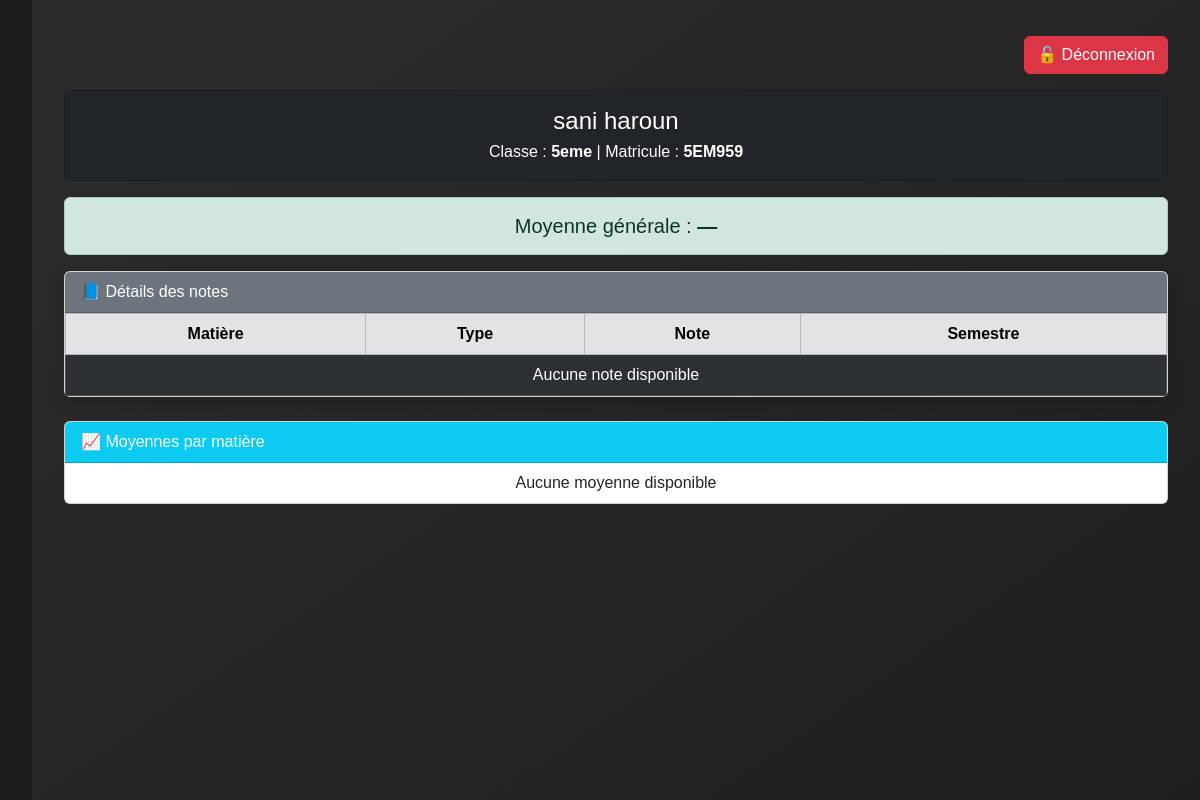
The page /mes-notes/ (signed in) on the database as committed earlier.
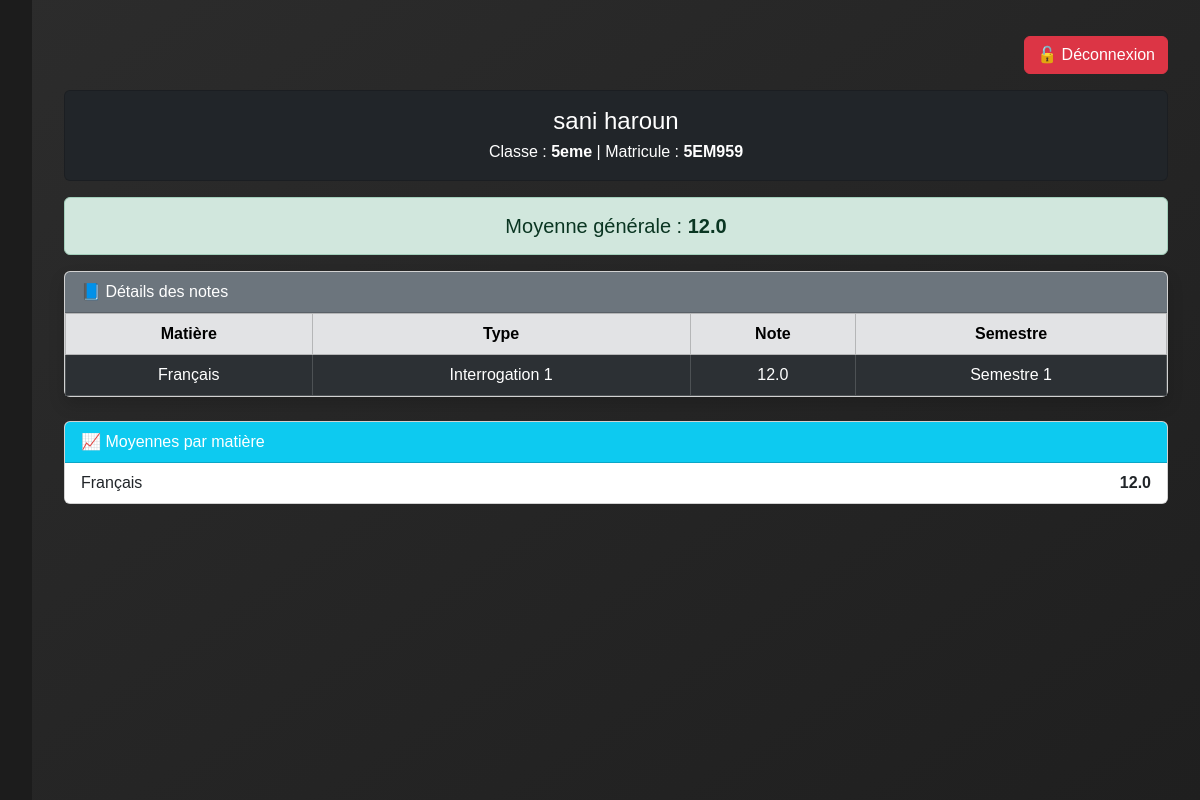
The same page on the database as committed later.
### core/models.py (models this page shows, shortened)
class Eleve(models.Model):
    user = models.OneToOneField(User, on_delete=models.CASCADE, null=True, blank=True)
    nom = models.CharField(max_length=50)
    prenom = models.CharField(max_length=50)
    date_naissance = models.DateField()
    lieu_naissance = models.CharField(max_length=100)
    telephone = models.CharField(max_length=20, blank=True, null=True)
    photo = models.ImageField(upload_to='eleves/', blank=True, null=True)
    classe = models.ForeignKey('Classe', on_delete=models.CASCADE)
    matricule = models.CharField(max_length=20, unique=True)
    def moyenne_matiere(self, matiere):
        notes = self.notes.filter(matiere=matiere)
        if not notes.exists():
            return None
        total = sum(note.valeur for note in notes)
        return round(total / notes.count(), 2)
    def moyenne_generale(self):
        notes = self.notes.all()
        if not notes.exists():
            return None
        total = 0
        total_coef = 0
        for note in notes:
            coef = note.matiere.coefficient
            total += note.valeur * coef
            total_coef += coef
        if total_coef == 0:
            return None
        return round(total / total_coef, 2)

class Classe(models.Model):
    NIVEAUX = (
        ('college', 'Collège'),
        ('lycee', 'Lycée'),
    )
    nom = models.CharField(max_length=50)
    niveau = models.CharField(max_length=10, choices=NIVEAUX)

class Note(models.Model):
    TYPE_NOTE_CHOICES = [
        ('I1', 'Interrogation 1'),
        ('I2', 'Interrogation 2'),
        ('I3', 'Interrogation 3'),
        ('D1', 'Devoir 1'),
        ('D2', 'Devoir 2'),
        ('D3', 'Devoir 3'),
        ('C',  'Composition'),
    ]
    SEMESTRE_CHOICES = [
        (1, 'Semestre 1'),
        (2, 'Semestre 2'),
    ]
    eleve = models.ForeignKey(Eleve, on_delete=models.CASCADE, related_name='notes')
    matiere = models.ForeignKey(Matiere, on_delete=models.CASCADE)
    type_note = models.CharField(max_length=2, choices=TYPE_NOTE_CHOICES)
    valeur = models.FloatField()
    semestre = models.IntegerField(choices=SEMESTRE_CHOICES)

class Matiere(models.Model):
    NOM_MATIERES = (
        ('francais', 'Français'),
        ('anglais', 'Anglais'),
        ('hg', 'Histoire/Géo'),
        ('maths', 'Maths'),
        ('pc', 'Physique/Chimie'),
        ('svt', 'SVT'),
        ('ef', 'Education Française'),
        ('eps', 'EPS'),
        ('conduite', 'Conduite'),
    )
    nom = models.CharField(max_length=20, choices=NOM_MATIERES)
    coefficient = models.FloatField(default=1)
    classe = models.ForeignKey('Classe', on_delete=models.CASCADE, related_name='matieres', default=1)

### core/decorators.py (the view)
        def _wrapped_view(request, *args, **kwargs):
            if request.user.groups.filter(name=nom_groupe).exists() or request.user.is_superuser:
                return view_func(request, *args, **kwargs)
            else:
                from django.http import HttpResponseForbidden
                return HttpResponseForbidden("Accès interdit")

### core/views.py (called while the page is built)
@login_required(login_url='login')
@groupe_requis('Eleve')
def mes_notes(request):
    eleve = get_object_or_404(Eleve, user=request.user)
    notes = Note.objects.filter(eleve=eleve).select_related('matiere')
    moyennes = {}
    for matiere in Matiere.objects.all():
        moyenne = eleve.moyenne_matiere(matiere)
        if moyenne is not None:
            moyennes[matiere] = moyenne
    moyenne_generale = eleve.moyenne_generale()
    return render(request, 'core/mes_notes.html', {
        'eleve': eleve,
        'notes': notes,
        'moyennes': moyennes,
        'moyenne_generale': moyenne_generale
    })

### core/templates/core/mes_notes.html (shortened to what this page needs)
{% extends 'core/base.html' %}
{% block content %}
<div class="container-fluid mt-3">
    <div class="d-flex justify-content-end mb-3">
        <a href="{% url 'logout' %}" class="btn btn-danger">
            🔓 Déconnexion
        </a>
    </div>
    <div class="card bg-dark text-white mb-3">
        <div class="card-body text-center">
            <h4 class="mb-1">{{ eleve.nom }} {{ eleve.prenom }}</h4>
            <p class="mb-0">
                Classe : <strong>{{ eleve.classe.nom }}</strong> |
                Matricule : <strong>{{ eleve.matricule }}</strong>
            </p>
        </div>
    </div>
    <div class="alert alert-success text-center">
        <h5 class="mb-0">
            Moyenne générale :
            <strong>{{ moyenne_generale|default:"—" }}</strong>
        </h5>
    </div>
    <div class="card shadow">
        <div class="card-header bg-secondary text-white">
            📘 Détails des notes
        </div>
        <div class="table-responsive">
            <table class="table table-dark table-striped table-bordered text-center mb-0">
                <thead class="table-secondary text-dark">
                    <tr>
                        <th>Matière</th>
                        <th>Type</th>
                        <th>Note</th>
                        <th>Semestre</th>
                    </tr>
                </thead>
                <tbody>
                    {% for note in notes %}
                    <tr>
                        <td>{{ note.matiere.get_nom_display }}</td>
                        <td>{{ note.get_type_note_display }}</td>
                        <td>{{ note.valeur }}</td>
                        <td>{{ note.get_semestre_display }}</td>
                    </tr>
                    {% empty %}
                    <tr>
                        <td colspan="4">Aucune note disponible</td>
                    </tr>
                    {% endfor %}
                </tbody>
            </table>
        </div>
    </div>
    <div class="card mt-4">
        <div class="card-header bg-info text-white">
            📈 Moyennes par matière
        </div>
        <ul class="list-group list-group-flush">
            {% for matiere, moyenne in moyennes.items %}
                <li class="list-group-item d-flex justify-content-between">
                    <span>{{ matiere.get_nom_display }}</span>
                    <strong>{{ moyenne }}</strong>
                </li>
            {% empty %}
                <li class="list-group-item text-center">
                    Aucune moyenne disponible
                </li>
            {% endfor %}
        </ul>
    </div>
    </div>
</div>
{% endblock %}

### core/templates/core/base.html (shortened to what this page needs)
<!DOCTYPE html>
<html lang="fr">
<head>
    {% load static %}
    <link href="https://cdn.jsdelivr.net/npm/bootstrap@5.3.3/dist/css/bootstrap.min.css" rel="stylesheet">
    <link href="https://cdn.jsdelivr.net/npm/bootstrap-icons@1.11.0/font/bootstrap-icons.css" rel="stylesheet">
</head>
<body>
<div class="d-flex">
    <div class="sidebar p-3">
    </div>
    <div class="content flex-fill">
        {% block content %}{% endblock %}
    </div>
</body>
</html>

### core/templates/core/base.html (style rules this page uses)
body { font-family: Arial, sans-serif; min-height: 100vh; background: linear-gradient(145deg, #2c2c2c, #1f1f1f); color: white; }
.sidebar { min-height: 100vh; background-color: #1c1c1c; }
.content { padding: 20px; }

Rows that differ between the two databases and show on the page:
added Note: matiere.nom "Français", type_note "Interrogation 1", valeur "12.0", semestre "Semestre 1"
added Matiere: nom "Français", moyenne "12.0"
Other text that changed with them:
{{ moyenne_generale|default:"—" }}: "—" → "12.0"
text no longer shown: "Aucune note disponible Aucune moyenne disponible"
